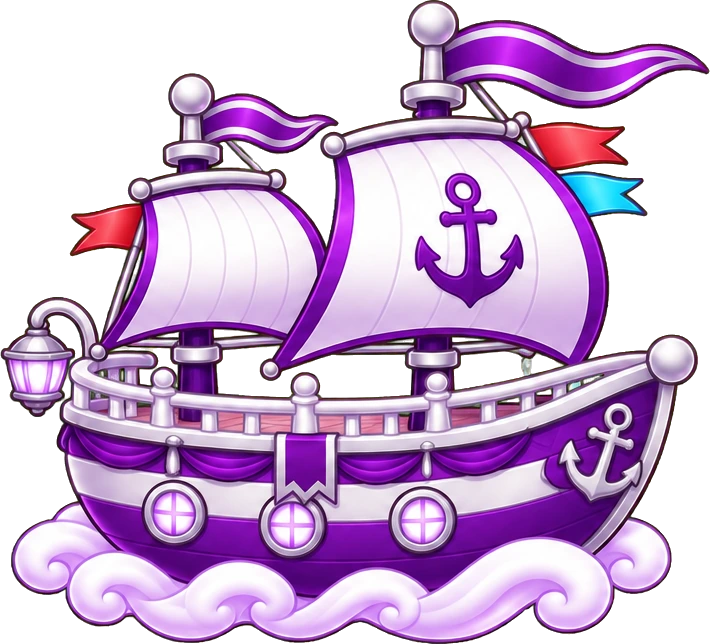
#> input picture src/Aether.Core/Pages/characters/1/desktop-pet/admship.webp, 710 x 644 px
$ python place-sprite.py ../../../../src/Aether.Core/Pages/characters/1/desktop-pet/admship.webp ../../../../src/Aether.Core/Pages/characters/1/desktop-pet/balloons.webp 5 5 5 ../../../../src/Aether.Core/Pages/characters/1/desktop-pet/balloons.webp
#> lines starting #> are read from the running program, lines starting #| are printed output that depends on the picture
"""Paint her sprite into a character layer, with the soft pink-white glow the sprite always carries.

python place-sprite.py <character-layer> <sprite> <centre-x> <centre-y> <height> <out>

Positions are in the layer's pixels; the height is the sprite's visible height, from the flag tip to its lowest wisp.
"""
import sys
from PIL import Image, ImageFilter

layer_path, sprite_path, cx, cy, height, out = sys.argv[1], sys.argv[2], int(sys.argv[3]), int(sys.argv[4]), int(sys.argv[5]), sys.argv[6]
layer = Image.open(layer_path).convert("RGBA")
#> layer is the input picture: PIL image 710x644 RGBA; mean R, G, B, A 129.8, 89.6, 140.8, 164.7
sp = Image.open(sprite_path).convert("RGBA")
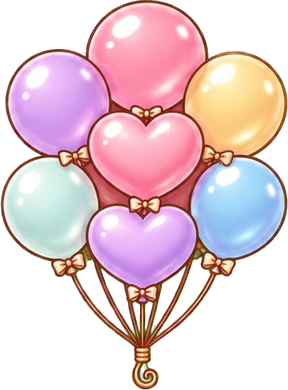
#> input picture src/Aether.Core/Pages/characters/1/desktop-pet/balloons.webp, 288 x 390 px
#> sp is the input picture: PIL image 288x390 RGBA; mean R, G, B, A 141.8, 100.9, 122.4, 149.9
sp = sp.crop(sp.getchannel("A").getbbox())
sp = sp.resize((round(sp.width * height / sp.height), height), Image.LANCZOS)
radius = max(6, height // 11)
pad = radius * 3
glow_alpha = Image.new("L", (sp.width + 2 * pad, sp.height + 2 * pad), 0)
#> glow_alpha: PIL image 40x41 L; every value is 0
glow_alpha.paste(sp.getchannel("A"), (pad, pad))
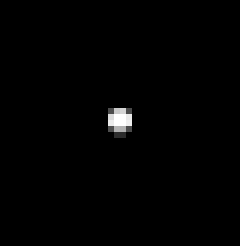
#> glow_alpha: PIL image 40x41 L (shown 6 times larger); min 0, max 255, mean 1.9
glow_alpha = glow_alpha.filter(ImageFilter.GaussianBlur(radius)).point(lambda v: int(v * 0.55))
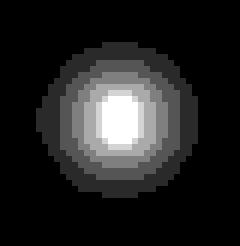
#> glow_alpha: PIL image 40x41 L (shown 6 times larger); min 0, max 6, mean 0.805; drawn with min black and max white
glow = Image.new("RGBA", glow_alpha.size, (255, 236, 246, 0))
glow.putalpha(glow_alpha)
layer.alpha_composite(glow, (cx - sp.width // 2 - pad, cy - sp.height // 2 - pad))
layer.alpha_composite(sp, (cx - sp.width // 2, cy - sp.height // 2))
layer.save(out)
